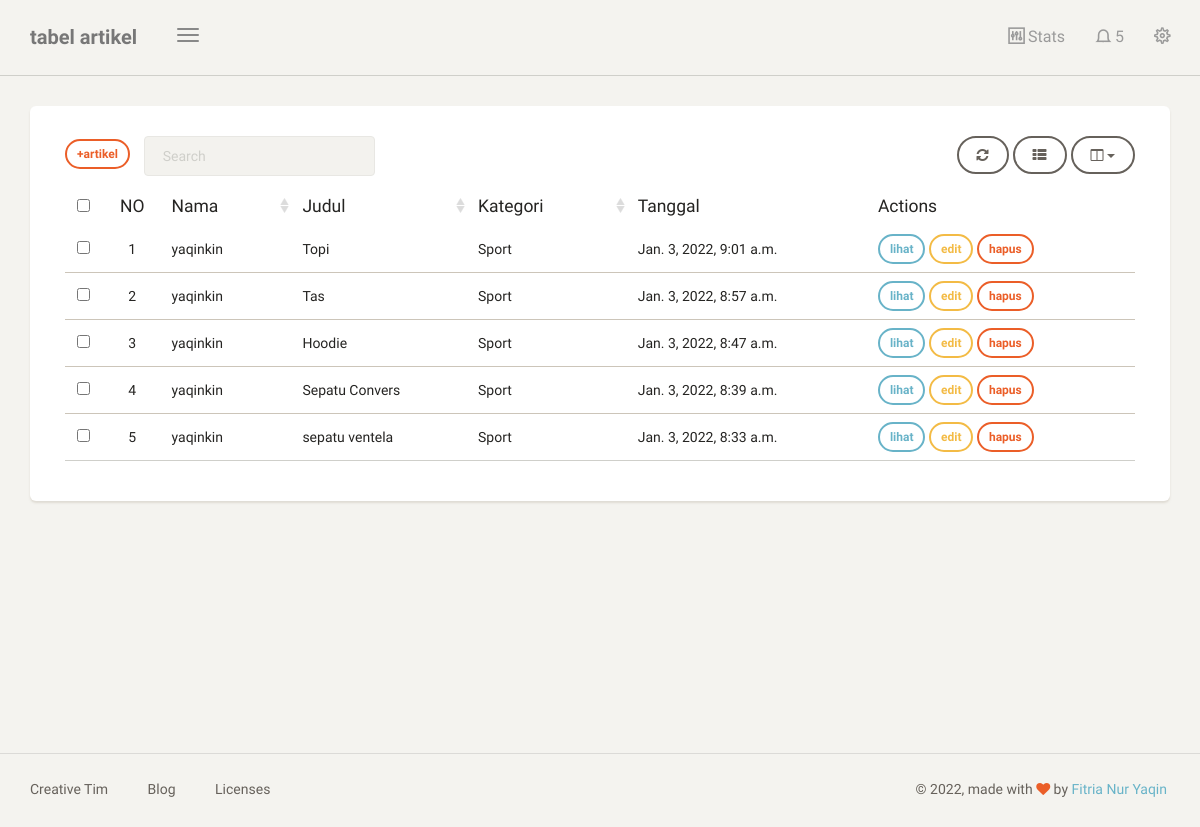
The page /dashboard/artikel/ (signed in) on the database its author committed.
### blog/models.py (models this page shows, shortened)
class Artikel(models.Model):
    nama = models.ForeignKey(User, on_delete=models.CASCADE, blank=True, null=True)
    judul = models.CharField(max_length=100)
    body = RichTextUploadingField(blank=True, null=True,
                                        config_name='special',
                                        external_plugin_resources=[(
                                            'youtube',
                                            '/static/ckeditor_plugins/youtube/youtube/',
                                            'plugin.js',
                                        )],
    )
    kategory = models.ForeignKey(Kategori, on_delete=models.CASCADE)
    date = models.DateTimeField(auto_now_add=True)
    class Meta:
        ordering =['-date']
        verbose_name_plural = "Artikel"

class Kategori(models.Model):
    nama = models.CharField(max_length=20)
    def __str__(self):
        return self.nama
    class Meta:
        verbose_name_plural = "Kategori"

### blog/views.py (the view)
# urls.py: path('artikel/',artikel, name='tabel_artikel'),
@login_required
def artikel(request):
    template_name = "back/tabel_artikel.html"
    artikel = Artikel.objects.filter(nama = request.user)
    context = {
        'title':'tabel artikel',
        'artikel':artikel,
    }
    return render(request, template_name, context)

### templates/back/tabel_artikel.html (shortened to what this page needs)
{% extends 'back/base.html' %} {% block content %}
<div class="content">
    <div class="container-fluid">
        <div class="row">
            <div class="col-md-12">
                <div class="card">
                    <div class="card-content">
                        <div class="toolbar">
                            <a class="btn btn-sm btn-danger" href="{% url 'tambah_artikel' %}">+artikel</a> &nbsp;&nbsp;&nbsp;
                        </div>
                        <table id="bootstrap-table" class="table">
                            <thead>
                                <th data-field="id" class="text-center">NO</th>
                                <th data-field="name" data-sortable="true">Nama</th>
                                <th data-field="salary" data-sortable="true">Judul</th>
                                <th data-field="country" data-sortable="true">Kategori</th>
                                <th data-field="city">Tanggal</th>
                                <th>Actions</th>
                            </thead>
                            <tbody>
                                {% for a in artikel %}
                                <tr>
                                    <td>{{forloop.counter}}</td>
                                    <td>{{a.nama}}</td>
                                    <td>{{a.judul}}</td>
                                    <td>{{a.kategory}}</td>
                                    <td>{{a.date}}</td>
                                    <td>
                                        <a class="btn btn-sm btn-info" href="{% url 'lihat_artikel' a.id %}">lihat</a>
                                        <a class="btn btn-sm btn-warning" href="{% url 'edit_artikel' a.id %}">edit</a>
                                        <a onclick= "return confirm('hapus artikel?');" class="btn btn-sm btn-danger" href="{% url 'delete_artikel' a.id %}">hapus</a>
                                    </td>
                                </tr>
                                {% endfor %}
                            </tbody>
                        </table>
                    </div>
                </div>
            </div>
        </div>
    </div>
</div>
{% endblock content %} {% block js %} {% endblock js %}

### templates/back/base.html (shortened to what this page needs)
{% load static %}
<!doctype html>
<html lang="en">
<head>
    <link href="{% static 'back/css/bootstrap.min.css' %}" rel="stylesheet" />
    <link href="{% static 'back/css/paper-dashboard.css' %}" rel="stylesheet" />
    <link href="{% static 'back/css/demo.css' %}" rel="stylesheet" />
    <link href="https://maxcdn.bootstrapcdn.com/font-awesome/latest/css/font-awesome.min.css" rel="stylesheet">
    <link href="{% static 'back/css/themify-icons.css' %}" rel="stylesheet">
</head>
<body>
    <div class="wrapper">
        <div class="main-panel">
            <nav class="navbar navbar-default">
                <div class="container-fluid">
                    <div class="navbar-header">
                        <button type="button" class="navbar-toggle">
	                        <span class="icon-bar bar1"></span>
	                        <span class="icon-bar bar2"></span>
	                        <span class="icon-bar bar3"></span>
	                    </button>
                        <a class="navbar-brand" href="#datatable">{{title}}</a>
                    </div>
                    <div class="collapse navbar-collapse">
                        <ul class="nav navbar-nav navbar-right">
                            <li>
                                <a href="#stats" class="dropdown-toggle btn-magnify" data-toggle="dropdown">
                                    <i class="ti-panel"></i>
                                    <p>Stats</p>
                                </a>
                            </li>
                            <li class="dropdown">
                                <a href="#notigfications" class="dropdown-toggle" data-toggle="dropdown">
                                    <i class="ti-bell"></i>
                                    <span class="notification">5</span>
                                </a>
                            </li>
                            <li>
                                <a href="#settings" class="btn-rotate">
                                    <i class="ti-settings"></i>
                                </a>
                            </li>
                        </ul>
                    </div>
                </div>
            </nav>
            {% block content %} {% endblock content %}
            <footer class="footer">
                <div class="container-fluid">
                    <nav class="pull-left">
                        <ul>
                            <li>
                                <a href="https://www.creative-tim.com">
	                                Creative Tim
	                            </a>
                            </li>
                            <li>
                                <a href="https://blog.creative-tim.com">
	                               Blog
	                            </a>
                            </li>
                            <li>
                                <a href="https://www.creative-tim.com/license">
	                                Licenses
	                            </a>
                            </li>
                        </ul>
                    </nav>
                    <div class="copyright pull-right">
                        &copy;
                        , made with <i class="fa fa-heart heart"></i> by <a href="#">Fitria Nur Yaqin</a>
                    </div>
                </div>
            </footer>
        </div>
    </div>
</body>
</html>

### templates/back/menu.html (shortened to what this page needs)
{% load static %}

### rows shown on the page
Artikel: nama "yaqinkin", judul "Topi", kategory "Sport", date "Jan. 3, 2022, 9:01 a.m."
Artikel: nama "yaqinkin", judul "Tas", kategory "Sport", date "Jan. 3, 2022, 8:57 a.m."
Artikel: nama "yaqinkin", judul "Hoodie", kategory "Sport", date "Jan. 3, 2022, 8:47 a.m."
Artikel: nama "yaqinkin", judul "Sepatu Convers", kategory "Sport", date "Jan. 3, 2022, 8:39 a.m."
Artikel: nama "yaqinkin", judul "sepatu ventela", kategory "Sport", date "Jan. 3, 2022, 8:33 a.m."

### other values the page prints
{{ title }} "tabel artikel"
